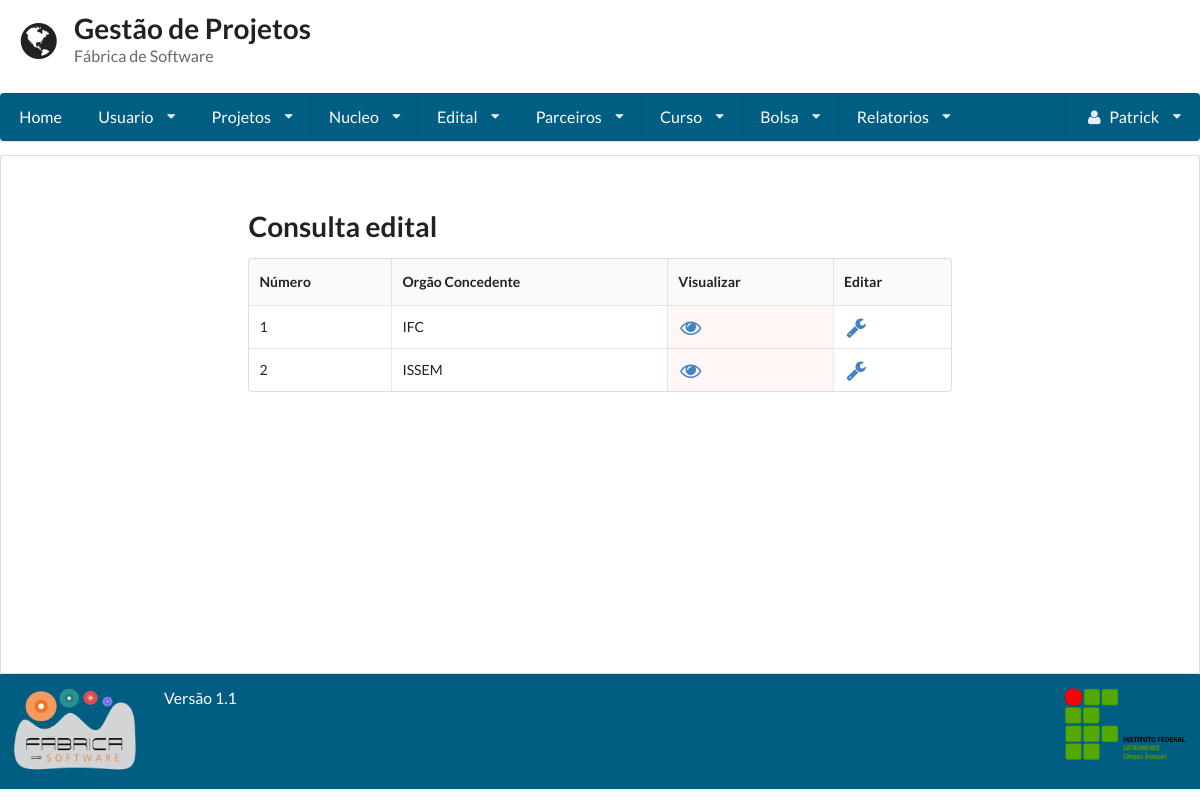
The app's page /consulta_edital/ (signed in) with its own data.
### gestaoapp/models/edital.py (models this page shows, shortened)
class Edital(models.Model):
    numero = models.IntegerField(unique=True)
    orgao_concedente = models.CharField(max_length=255)
    dt_inicio = models.DateField()
    dt_termino = models.DateField()
    url_edital = models.URLField(max_length=200, null=True, blank=True)
    verba = models.FloatField(null=True, blank=True)
    qtd_bolsa = models.IntegerField(null=True, blank=True)
    pdf_edital = models.FileField(null=True, blank=True)
    data_hora_cadastro = models.DateTimeField(auto_now=True)
    responsavel_cadastro = models.ForeignKey(User)

### gestaoapp/views/edital.py (the view, shortened to what this page needs)
# urls.py: url(r'^consulta_edital/', ConsultaEdital.as_view()),
class ConsultaEdital(LoginRequiredMixin, View):
    template = 'edital/consulta.html'
    def get(self, request):
        form = Busca()
        edital = Edital.objects.all()
        return render(request, self.template, {'editals': edital, "form": form})

### gestaoapp/templates/edital/consulta.html (shortened to what this page needs)
{% extends 'base.html'%}
{% block conteudo%}
<form method='POST' action='/consulta_edital/' class="ui form">
 	<h1 class=" ui header">Consulta edital</h1>
</form>
<table class="ui celled table">
	<thead>
		<tr>
			<th>Número</th>
			<th>Orgão Concedente</th>
			{% if user.is_superuser %}
				<th>Visualizar</th>
				<th>Editar</th>
			{% endif %}
		</tr>
	</thead>
	<tbody>
	{% for edital in editals %}
		<tr>
			<td>{{edital.numero}}</td>
			<td>{{edital.orgao_concedente}}</td>
			{% if user.is_superuser %}
				<td class="negative"><a href="../visualizar_edital/{{edital.id}}"><i class="unhide large icon"></i></a></td>
				<td><a href="../editar_edital/{{edital.id}}"><i class="configure large icon"></i></a></td>
			{% endif %}
		</tr>
	{% endfor %}
	</tbody>
</table>
{%endblock%}

### gestaoapp/templates/base.html (shortened to what this page needs)
<!doctype html>
<head>
    {% load staticfiles %}
    <link rel="stylesheet" href="{% static 'semantic-2.1/dist/semantic.css' %}"/>
    <link rel="stylesheet" href="{% static 'base.css' %}"/>
</head>
<body class="cor-fundo">
<header class="cabecalho">
    <div class="ui grid">
        <div class="row">
            <div class='twelve wide column'>
                <h1 class="ui header">
                    <i class='ui icon world'></i>
                    <div class="ui content">
                        Gestão de Projetos
                        <p class="sub header">
                            Fábrica de Software
                        </p>
                    </div>
                </h1>
            </div>
        </div>
        {% if user.is_authenticated %}
            <div class="computer only row">
                <nav class="ui large menu stackable"><a class="item" href="/home">Home</a>
                    <div class="ui dropdown item">Usuario<i class="dropdown icon"></i>
                    </div>
                    <div class="ui dropdown item">Projetos<i class="dropdown icon"></i>
                    </div>
                    <div class="ui dropdown item">Nucleo<i class="dropdown icon"></i>
                    </div>
                    <div class="ui dropdown item">Edital<i class="dropdown icon"></i>
                    </div>
                    <div class="ui dropdown item">Parceiros<i class="dropdown icon"></i>
                    </div>
                    {% if user.is_superuser %}
                        <div class="ui dropdown item">Curso<i class="dropdown icon"></i>
                        </div>
                    {% endif %}
                    {% if user.is_superuser %}
                        <div class="ui dropdown item">Bolsa<i class="dropdown icon"></i>
                        </div>
                    {% endif %}
                    {% if user.is_superuser %}
                        <div class="ui dropdown item">Relatorios<i class="dropdown icon"></i>
                        </div>
                    {% endif %}
                    <div class="ui dropdown item right floated"><i class="user icon"></i>
                        {{ request.user.first_name }} <i class="dropdown icon"></i>
                    </div>
                </nav>
            </div>
        {% endif %}
    </div>
</header>
<article class="corpo ui segment cor-conteudo">
    <div class="ui grid">
        <div class="row">
            <div class="three wide column"></div>
            <div class="ten wide column">
                {% block conteudo %}
                {% endblock %}
            </div>
        </div>
    </div>
</article>
<footer class="ui grid rodape verde_escuro">
    <div class="two wide column">
        <img class="ui small image" src="{% static 'fabrica.png' %}">
    </div>
    <div class=" twelve wide column">
        <label class="centered"> Versão 1.1 </label>
    </div>
    <div class="two wide column">
        <img class="ui small image" src="{% static 'ifc2.png' %}">
    </div>
</footer>
</body>
</html>

### static/base.css (style rules this page uses)
.ui.grid { margin: 0 !important; padding: 0 !important; }
.cabecalho { min-height: 16% !important; color: #005e83 !important; }
.cabecalho .grid { margin: 0 !important; padding: 0 !important; }
.corpo { min-height: 64.9% !important; }
.rodape { min-height: 11% !important; }
article { margin: 0 !important; }
.verde_escuro { background: #005e83 !important; color: #FFFFFF !important; }
.ui.menu { width: 100% !important; background-color: #005e83 !important; }
.ui.menu > .item { color: #FFF !important; }
label { font-size: 1.125em !important; }

### records on screen
Edital: numero "1", orgao_concedente "IFC"
Edital: numero "2", orgao_concedente "ISSEM"

### other values on screen
{{ request.user.first_name }} "Patrick"
